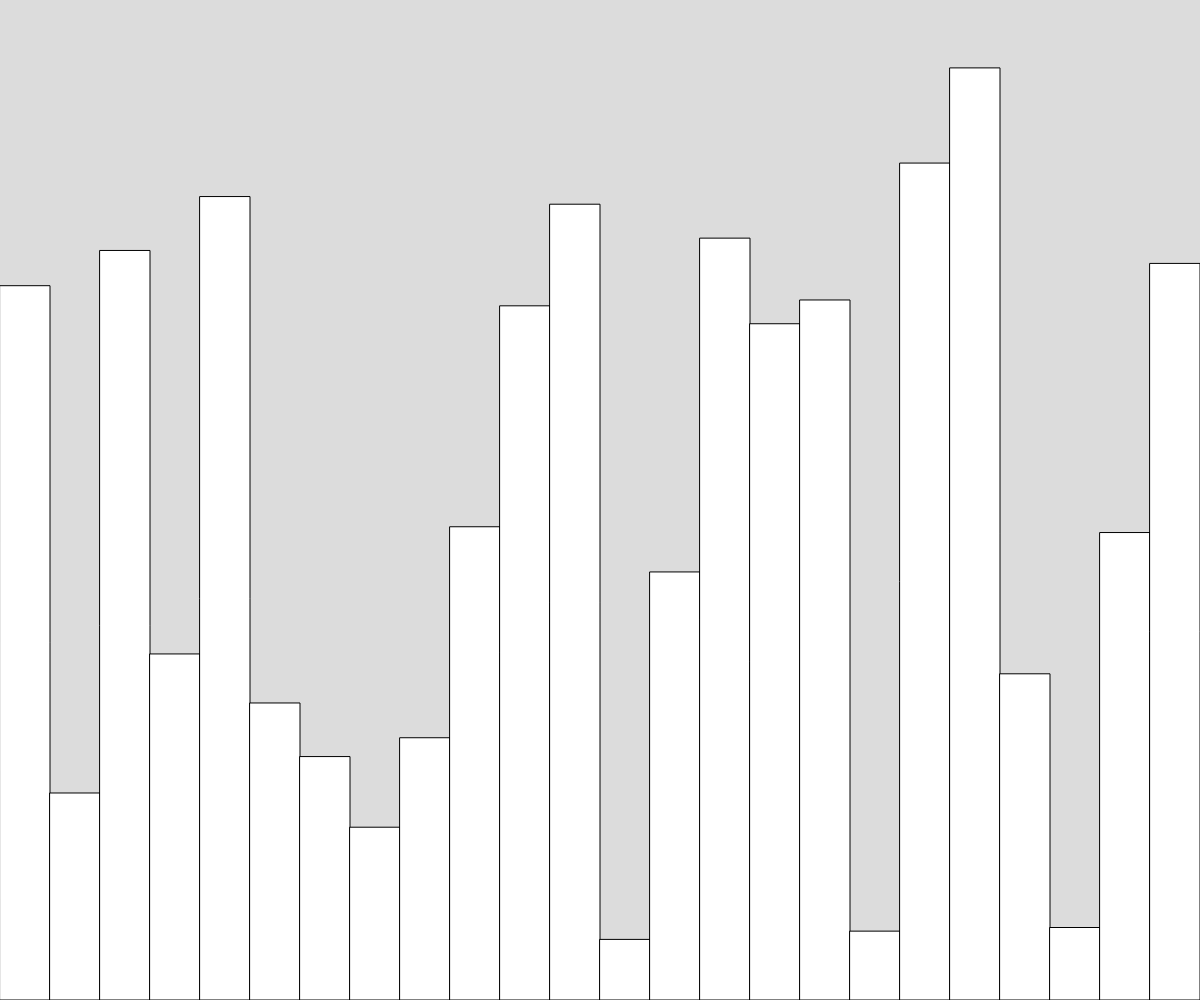
Frame 1 (no input)
Frame 60 (no input): identical to frame 1, image omitted
Frame 120 (the mouse pressed at the canvas centre since frame 60): identical to frame 1, image omitted

The p5.js sketch that drew this single still picture (run headless with seeded random() and noise() and a simulated clock; from frame 60 on, the mouse is pressed at the canvas centre):

// p5.js sketch
// ── sketch.js
// Terrain Starter Code
// 
// 

let rectWidth=50;   //width of each rectangle slice

function setup() {
  createCanvas(windowWidth, windowHeight);
  rectMode(CORNERS);
  background(220);
  regularRandomTerrain();
}

function draw() {
  
}

function regularRandomTerrain(){
  //create some random terrain using random()
  for(let x = 0; x < width; x += rectWidth){
    let sectionHeight = random(0,height);
    rect(x,height, x+rectWidth, height - sectionHeight);
  }
}
